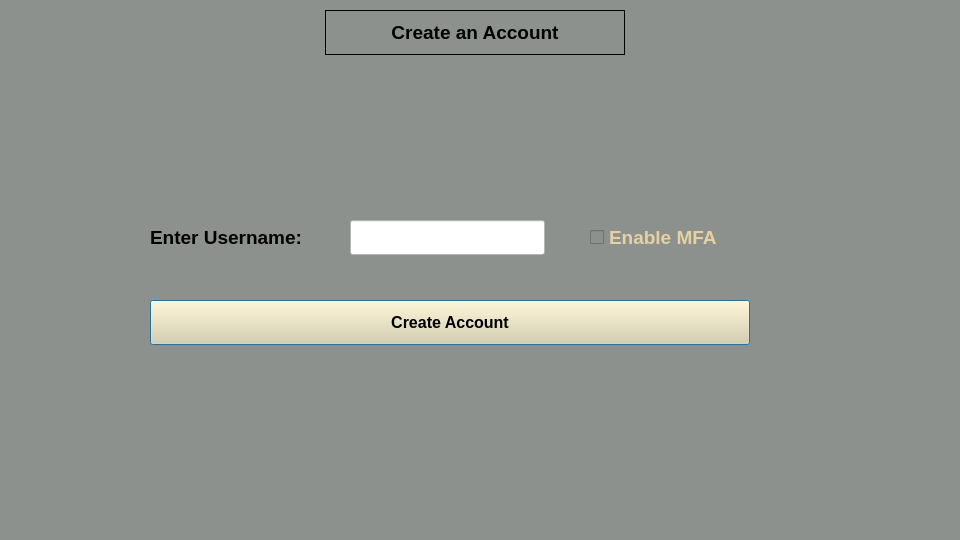
<?xml version="1.0" encoding="UTF-8"?>
<ui version="4.0">
 <class>NewAccountWindow</class>
 <widget class="QDialog" name="NewAccountWindow">
  <property name="geometry">
   <rect>
    <x>0</x>
    <y>0</y>
    <width>960</width>
    <height>540</height>
   </rect>
  </property>
  <property name="sizePolicy">
   <sizepolicy hsizetype="Fixed" vsizetype="Fixed">
    <horstretch>0</horstretch>
    <verstretch>0</verstretch>
   </sizepolicy>
  </property>
  <property name="minimumSize">
   <size>
    <width>960</width>
    <height>540</height>
   </size>
  </property>
  <property name="maximumSize">
   <size>
    <width>960</width>
    <height>540</height>
   </size>
  </property>
  <property name="windowTitle">
   <string>Create an Account</string>
  </property>
  <property name="windowIcon">
   <iconset>
    <normalon>:/logo/icon.ico</normalon>
   </iconset>
  </property>
  <property name="styleSheet">
   <string notr="true">background-color: rgb(141, 145, 141);</string>
  </property>
  <widget class="QLabel" name="Title">
   <property name="geometry">
    <rect>
     <x>325</x>
     <y>10</y>
     <width>300</width>
     <height>45</height>
    </rect>
   </property>
   <property name="font">
    <font>
     <family>Arial</family>
     <pointsize>14</pointsize>
     <weight>75</weight>
     <bold>true</bold>
    </font>
   </property>
   <property name="frameShape">
    <enum>QFrame::Box</enum>
   </property>
   <property name="text">
    <string>Create an Account</string>
   </property>
   <property name="alignment">
    <set>Qt::AlignCenter</set>
   </property>
  </widget>
  <widget class="QLabel" name="username_label">
   <property name="geometry">
    <rect>
     <x>150</x>
     <y>220</y>
     <width>195</width>
     <height>35</height>
    </rect>
   </property>
   <property name="font">
    <font>
     <family>Arial</family>
     <pointsize>14</pointsize>
     <weight>75</weight>
     <bold>true</bold>
    </font>
   </property>
   <property name="text">
    <string>Enter Username:</string>
   </property>
  </widget>
  <widget class="QLineEdit" name="username">
   <property name="geometry">
    <rect>
     <x>350</x>
     <y>220</y>
     <width>195</width>
     <height>35</height>
    </rect>
   </property>
   <property name="font">
    <font>
     <family>Arial</family>
     <pointsize>12</pointsize>
    </font>
   </property>
   <property name="styleSheet">
    <string notr="true">background-color: rgb(255, 255, 255);</string>
   </property>
  </widget>
  <widget class="QCheckBox" name="enableMFA">
   <property name="geometry">
    <rect>
     <x>590</x>
     <y>220</y>
     <width>175</width>
     <height>35</height>
    </rect>
   </property>
   <property name="font">
    <font>
     <family>Arial</family>
     <pointsize>14</pointsize>
     <weight>75</weight>
     <bold>true</bold>
    </font>
   </property>
   <property name="tabletTracking">
    <bool>false</bool>
   </property>
   <property name="styleSheet">
    <string notr="true">color: rgb(231, 208, 162);</string>
   </property>
   <property name="text">
    <string>Enable MFA</string>
   </property>
  </widget>
  <widget class="QPushButton" name="create_account_button">
   <property name="geometry">
    <rect>
     <x>150</x>
     <y>300</y>
     <width>600</width>
     <height>45</height>
    </rect>
   </property>
   <property name="font">
    <font>
     <family>Arial</family>
     <pointsize>12</pointsize>
     <weight>75</weight>
     <bold>true</bold>
    </font>
   </property>
   <property name="styleSheet">
    <string notr="true">background-color: rgb(231, 208, 162);</string>
   </property>
   <property name="text">
    <string>Create Account</string>
   </property>
  </widget>
 </widget>
 <resources>
  <include location="logo.qrc"/>
 </resources>
 <connections/>
</ui>
